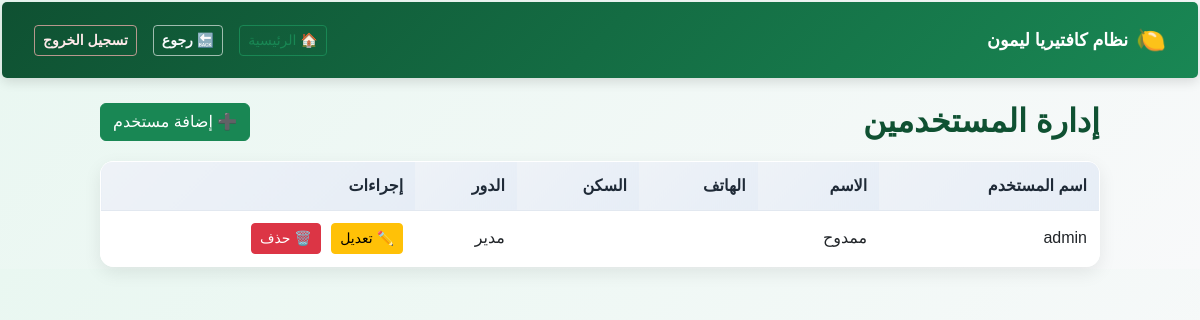
/staff/users/ (signed in), run on the app's committed database.
### staff/models.py (models this page shows, shortened)
class CustomUser(AbstractUser):
    ROLES = (
        ('manager', 'مدير'),
        ('cashier', 'كاشير'),
        ('staff', 'موظف'),
    )
    role = models.CharField(max_length=20, choices=ROLES, default='staff')
    full_name = models.CharField(max_length=150)
    phone_number = models.CharField(max_length=20, blank=True)
    location = models.CharField(max_length=255, blank=True)
    manager_pin = models.CharField(
        max_length=128,
        blank=True,
        null=True,
        verbose_name="رمز المدير"
    )

### staff/views.py (the view)
# urls.py: path('users/', views.staff_list, name='staff_list'),
@login_required
def staff_list(request):
    users = User.objects.exclude(id=request.user.id)
    return render(request, 'staff/user_list.html', {'users': users})

### templates/staff/user_list.html (shortened to what this page needs)
{% extends "base.html" %}
{% load static %}
{% block extra_css %}
<link rel="stylesheet" href="{% static 'css/user-list.css' %}">
{% endblock %}
{% block content %}
<div class="users-management">
    <div class="users-header">
        <h2>إدارة المستخدمين</h2>
        <a href="{% url 'create_user' %}" class="btn btn-success">
            ➕ إضافة مستخدم
        </a>
    </div>
    <div class="table-wrapper">
        <table class="users-table">
            <thead>
                <tr>
                    <th>اسم المستخدم</th>
                    <th>الاسم</th>
                    <th>الهاتف</th>
                    <th>السكن</th>
                    <th>الدور</th>
                    <th>إجراءات</th>
                </tr>
            </thead>
            <tbody>
                {% for user in users %}
                <tr>
                    <td>{{ user.username }}</td>
                    <td>{{ user.full_name }}</td>
                    <td>{{ user.phone_number }}</td>
                    <td>{{ user.location }}</td>
                    <td>{{ user.get_role_display }}</td>
                    <td class="actions-cell">
                        <a href="{% url 'update_user' user.id %}"
                           class="btn btn-sm btn-warning">
                            ✏️ تعديل
                        </a>
                        <form method="POST"
                              action="{% url 'delete_user' user.id %}"
                              class="inline-form">
                            <button type="submit"
                                class="btn btn-sm btn-danger"
                                data-msg="هل أنت متأكد من حذف المستخدم؟">
                                🗑️ حذف
                            </button>
                        </form>
                    </td>
                </tr>
                {% empty %}
                <tr>
                    <td colspan="6" class="empty-row">
                        لا يوجد مستخدمون
                    </td>
                </tr>
                {% endfor %}
            </tbody>
        </table>
    </div>
</div>
{% endblock %}

### static/css/style.css (style rules this page uses)
:root { --green-dark: #0f5132; --green-main: #198754; --green-light: #d1e7dd; --green-soft: #e9f7f1; --text-dark: #212529; --white: #ffffff; --accent-dark: #1f2a37; --accent-main: #334155; --accent-soft: #eef2f7; --border-soft: #e2e8f0; }
body { direction: rtl; font-family: "Cairo", sans-serif; background: linear-gradient(135deg, #e9f7f1, #f8f9fa); padding: 2px; color: var(--text-dark); }
table { width: 100%; border-collapse: collapse; background: var(--white); border-radius: 12px; overflow: hidden; border: 1px solid var(--border-soft); }
th { background: linear-gradient(135deg, var(--accent-soft), #e6edf6); color: var(--accent-dark); padding: 12px; font-weight: 800; border-bottom: 1px solid var(--border-soft); }
td { padding: 10px; border-bottom: 1px solid var(--border-soft); }
tr:last-child td { border-bottom: none; }

### static/css/user-list.css (style rules this page uses)
.users-management { max-width: 1000px; margin: 0 auto; }
.users-header { display: flex; justify-content: space-between; align-items: center; margin-bottom: 20px; }
.users-header h2 { font-weight: 800; color: var(--green-dark); margin: 0; }
.table-wrapper { background: var(--white); border-radius: 14px; box-shadow: 0 6px 18px rgba(0, 0, 0, 0.08); overflow-x: auto; }
.users-table { width: 100%; border-collapse: collapse; min-width: 720px; }
.users-table thead th { background: linear-gradient(135deg, var(--accent-soft), #e6edf6); color: var(--accent-dark); font-weight: 800; padding: 12px; border-bottom: 1px solid var(--border-soft); text-align: right; }
.users-table tbody td { padding: 12px; border-bottom: 1px solid var(--border-soft); vertical-align: middle; }
.actions-cell { white-space: nowrap; }
.inline-form { display: inline-block; margin-inline-start: 6px; }

### data on the page
CustomUser: username "admin", full_name "ممدوح", role "مدير"
